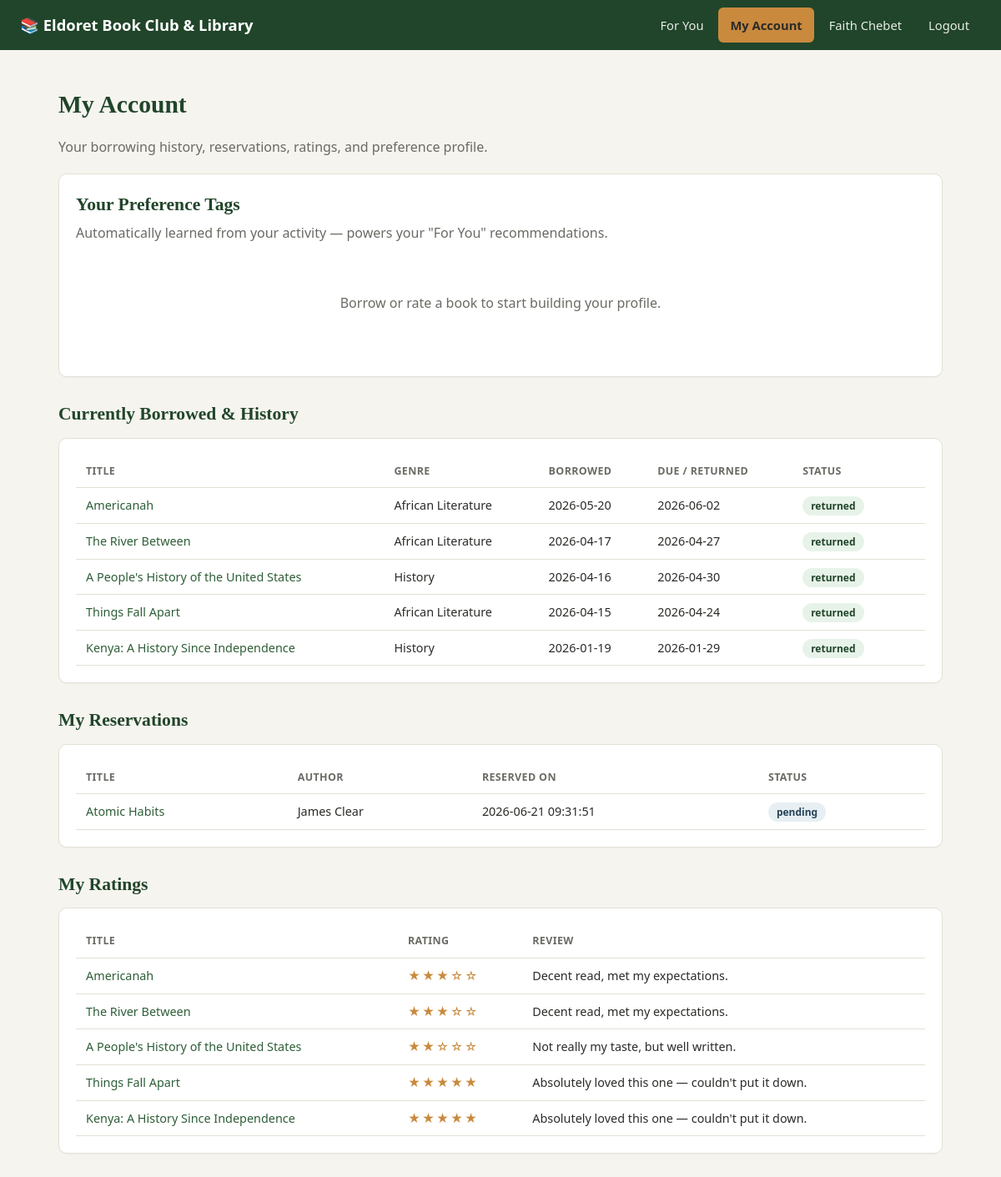
/my-account (signed in), run on the app's committed database.
### tables this page shows
CREATE TABLE borrow_history (
    id INTEGER PRIMARY KEY AUTOINCREMENT,
    member_id INTEGER NOT NULL,
    book_id INTEGER NOT NULL,
    borrow_date TEXT NOT NULL,
    due_date TEXT,
    return_date TEXT,
    status TEXT NOT NULL DEFAULT 'borrowed',  -- 'borrowed' or 'returned'
    FOREIGN KEY (member_id) REFERENCES members(id),
    FOREIGN KEY (book_id) REFERENCES books(id)
);

CREATE TABLE books (
    id INTEGER PRIMARY KEY AUTOINCREMENT,
    title TEXT NOT NULL,
    author TEXT NOT NULL,
    genre TEXT NOT NULL,
    subject TEXT,
    isbn TEXT,
    description TEXT,
    total_copies INTEGER NOT NULL DEFAULT 1,
    available_copies INTEGER NOT NULL DEFAULT 1,
    cover_color TEXT DEFAULT '#4a6fa5',
    added_at TEXT NOT NULL DEFAULT (datetime('now'))
);

CREATE TABLE reservations (
    id INTEGER PRIMARY KEY AUTOINCREMENT,
    member_id INTEGER NOT NULL,
    book_id INTEGER NOT NULL,
    reservation_date TEXT NOT NULL DEFAULT (datetime('now')),
    status TEXT NOT NULL DEFAULT 'pending',  -- 'pending', 'fulfilled', 'cancelled'
    FOREIGN KEY (member_id) REFERENCES members(id),
    FOREIGN KEY (book_id) REFERENCES books(id)
);

CREATE TABLE ratings (
    id INTEGER PRIMARY KEY AUTOINCREMENT,
    member_id INTEGER NOT NULL,
    book_id INTEGER NOT NULL,
    rating INTEGER NOT NULL CHECK (rating BETWEEN 1 AND 5),
    review TEXT,
    created_at TEXT NOT NULL DEFAULT (datetime('now')),
    FOREIGN KEY (member_id) REFERENCES members(id),
    FOREIGN KEY (book_id) REFERENCES books(id)
);

### app.py (the view)
@app.route("/my-account")
@login_required
def my_account():
    db = get_db()
    member_id = session["user_id"]
    borrowed = db.execute(
        """SELECT bh.*, b.title, b.author, b.genre FROM borrow_history bh
           JOIN books b ON b.id = bh.book_id
           WHERE bh.member_id=? ORDER BY bh.borrow_date DESC""",
        (member_id,),
    ).fetchall()
    reservations = db.execute(
        """SELECT r.*, b.title, b.author FROM reservations r
           JOIN books b ON b.id = r.book_id
           WHERE r.member_id=? ORDER BY r.reservation_date DESC""",
        (member_id,),
    ).fetchall()
    my_ratings = db.execute(
        """SELECT r.*, b.title FROM ratings r
           JOIN books b ON b.id = r.book_id
           WHERE r.member_id=? ORDER BY r.created_at DESC""",
        (member_id,),
    ).fetchall()
    tags = db.execute(
        "SELECT genre, weight FROM preference_tags WHERE member_id=? ORDER BY weight DESC",
        (member_id,),
    ).fetchall()
    return render_template(
        "my_account.html",
        borrowed=borrowed,
        reservations=reservations,
        my_ratings=my_ratings,
        tags=tags,
    )

### app.py (called while the page is built)
def get_db():
    if "db" not in g:
        g.db = sqlite3.connect(DB_PATH)
        g.db.row_factory = sqlite3.Row
        g.db.execute("PRAGMA foreign_keys = ON")
    return g.db

def login_required(view):
    @wraps(view)
    def wrapped(*args, **kwargs):
        if not session.get("user_id"):
            flash("Please log in to continue.", "warning")
            return redirect(url_for("login"))
        return view(*args, **kwargs)
    return wrapped

@app.context_processor
def inject_user():
    return {
        "current_user_name": session.get("full_name"),
        "current_user_role": session.get("role"),
    }

### templates/my_account.html (shortened to what this page needs)
{% extends "base.html" %}
{% block content %}
<h1>My Account</h1>
<p class="subtitle">Your borrowing history, reservations, ratings, and preference profile.</p>
<div class="card">
  <h2 style="margin-top:0">Your Preference Tags</h2>
  <p class="subtitle" style="margin-top:-6px;">Automatically learned from your activity — powers your "For You" recommendations.</p>
  {% if tags %}
    <div style="display:flex; gap:8px; flex-wrap:wrap;">
      {% for t in tags %}
        <span class="badge" style="background:#eaf1ea; font-size:0.82rem; padding:6px 14px;">
          {{ t.genre }} &mdash; {{ (t.weight * 100)|round|int }}%
        </span>
      {% endfor %}
    </div>
  {% else %}
    <p class="empty-state">Borrow or rate a book to start building your profile.</p>
  {% endif %}
</div>
<h2>Currently Borrowed &amp; History</h2>
<div class="card">
  {% if borrowed %}
  <table>
    <thead><tr><th>Title</th><th>Genre</th><th>Borrowed</th><th>Due / Returned</th><th>Status</th><th></th></tr></thead>
    <tbody>
      {% for b in borrowed %}
      <tr>
        <td><a href="{{ url_for('book_detail', book_id=b.book_id) }}">{{ b.title }}</a></td>
        <td>{{ b.genre }}</td>
        <td>{{ b.borrow_date }}</td>
        <td>{{ b.return_date if b.return_date else b.due_date }}</td>
        <td><span class="status-pill status-{{ b.status }}">{{ b.status }}</span></td>
        <td>
        </td>
      </tr>
      {% endfor %}
    </tbody>
  </table>
  {% else %}
  <p class="empty-state">You haven't borrowed any books yet.</p>
  {% endif %}
</div>
<h2>My Reservations</h2>
<div class="card">
  {% if reservations %}
  <table>
    <thead><tr><th>Title</th><th>Author</th><th>Reserved On</th><th>Status</th></tr></thead>
    <tbody>
      {% for r in reservations %}
      <tr>
        <td><a href="{{ url_for('book_detail', book_id=r.book_id) }}">{{ r.title }}</a></td>
        <td>{{ r.author }}</td>
        <td>{{ r.reservation_date }}</td>
        <td><span class="status-pill status-{{ r.status }}">{{ r.status }}</span></td>
      </tr>
      {% endfor %}
    </tbody>
  </table>
  {% else %}
  <p class="empty-state">No reservations placed yet.</p>
  {% endif %}
</div>
<h2>My Ratings</h2>
<div class="card">
  {% if my_ratings %}
  <table>
    <thead><tr><th>Title</th><th>Rating</th><th>Review</th></tr></thead>
    <tbody>
      {% for r in my_ratings %}
      <tr>
        <td><a href="{{ url_for('book_detail', book_id=r.book_id) }}">{{ r.title }}</a></td>
        <td><span class="stars">{{ "★" * r.rating }}{{ "☆" * (5 - r.rating) }}</span></td>
        <td>{{ r.review or "—" }}</td>
      </tr>
      {% endfor %}
    </tbody>
  </table>
  {% else %}
  <p class="empty-state">You haven't rated any books yet.</p>
  {% endif %}
</div>
{% endblock %}

### templates/base.html (shortened to what this page needs)
<!DOCTYPE html>
<html lang="en">
<head>
  <link rel="stylesheet" href="{{ url_for('static', filename='css/style.css') }}">
</head>
<body>
  <div class="navbar">
    <a class="brand" href="{{ url_for('index') }}">
      📚 Eldoret Book Club &amp; Library
    </a>
    <nav>
      {% if current_user_role == 'admin' %}
        <a href="{{ url_for('admin_dashboard') }}" class="{{ 'active' if request.endpoint == 'admin_dashboard' }}">Dashboard</a>
        <a href="{{ url_for('admin_books') }}" class="{{ 'active' if request.endpoint in ['admin_books','admin_edit_book'] }}">Books</a>
        <a href="{{ url_for('admin_members') }}" class="{{ 'active' if request.endpoint == 'admin_members' }}">Members</a>
        <a href="{{ url_for('admin_reservations') }}" class="{{ 'active' if request.endpoint == 'admin_reservations' }}">Reservations</a>
        <a href="{{ url_for('admin_reports') }}" class="{{ 'active' if request.endpoint == 'admin_reports' }}">Reports</a>
        <span>{{ current_user_name }}</span>
        <a href="{{ url_for('logout') }}">Logout</a>
      {% elif current_user_role == 'member' %}
        <a href="{{ url_for('home') }}" class="{{ 'active' if request.endpoint == 'home' }}">For You</a>
        <a href="{{ url_for('my_account') }}" class="{{ 'active' if request.endpoint == 'my_account' }}">My Account</a>
        <span>{{ current_user_name }}</span>
        <a href="{{ url_for('logout') }}">Logout</a>
      {% else %}
        <a href="{{ url_for('login') }}">Login</a>
        <a href="{{ url_for('register') }}">Register</a>
      {% endif %}
    </nav>
  </div>
  <div class="container">
    {% block content %}{% endblock %}
  </div>
</body>
</html>

### static/css/style.css (style rules this page uses)
:root { --primary: #2e5e38; --primary-dark: #21452a; --accent: #c98a3e; --bg: #f6f4ef; --card-bg: #ffffff; --text: #2b2b28; --muted: #6b6a64; --border: #e3e0d6; --danger: #a13c3c; --success: #2e5e38; --warning: #c98a3e; --info: #3e6b8a; }
* { box-sizing: border-box; }
body { margin: 0; font-family: "Segoe UI", system-ui, -apple-system, sans-serif; background: var(--bg); color: var(--text); line-height: 1.5; }
a { color: var(--primary); text-decoration: none; }
.navbar { background: var(--primary-dark); color: #fff; padding: 0 24px; display: flex; align-items: center; justify-content: space-between; flex-wrap: wrap; }
.navbar .brand { font-weight: 700; font-size: 1.15rem; padding: 16px 0; color: #fff; display: flex; align-items: center; gap: 8px; }
.navbar nav { display: flex; align-items: center; gap: 4px; flex-wrap: wrap; }
.navbar nav a, .navbar nav span { color: #e7ede7; padding: 10px 14px; border-radius: 6px; font-size: 0.92rem; }
.navbar nav a.active { background: var(--accent); color: #2b2b28; font-weight: 600; }
.container { max-width: 1100px; margin: 0 auto; padding: 24px 20px 60px; }
h1, h2, h3 { font-family: Georgia, "Times New Roman", serif; color: #21452a; }
h1 { font-size: 1.85rem; margin-bottom: 6px; }
h2 { font-size: 1.35rem; margin: 28px 0 12px; }
.subtitle { color: var(--muted); margin-bottom: 20px; }
.card { background: var(--card-bg); border: 1px solid var(--border); border-radius: 10px; padding: 20px; margin-bottom: 18px; box-shadow: 0 1px 2px rgba(0,0,0,0.03); }
table { width: 100%; border-collapse: collapse; }
table th, table td { text-align: left; padding: 10px 12px; border-bottom: 1px solid var(--border); font-size: 0.9rem; }
table th { color: var(--muted); font-weight: 600; font-size: 0.78rem; text-transform: uppercase; letter-spacing: 0.03em; }
.status-pill { font-size: 0.75rem; padding: 3px 10px; border-radius: 999px; font-weight: 600; }
.status-returned { background: #e7f3e9; color: #21452a; }
.status-pending { background: #e7eff3; color: #244258; }
.stars { color: var(--accent); letter-spacing: 2px; }
.empty-state { text-align: center; padding: 40px 20px; color: var(--muted); }

### data on the page
borrow_history: title "Americanah", genre "African Literature", borrow_date "2026-05-20", return_date "2026-06-02", status "returned"
borrow_history: title "The River Between", genre "African Literature", borrow_date "2026-04-17", return_date "2026-04-27", status "returned"
borrow_history: title "A People's History of the United States", genre "History", borrow_date "2026-04-16", return_date "2026-04-30", status "returned"
borrow_history: title "Things Fall Apart", genre "African Literature", borrow_date "2026-04-15", return_date "2026-04-24", status "returned"
borrow_history: title "Kenya: A History Since Independence", genre "History", borrow_date "2026-01-19", return_date "2026-01-29", status "returned"
reservations: title "Atomic Habits", author "James Clear", reservation_date "2026-06-21 09:31:51", status "pending"
ratings: title "Americanah", rating "★★★", rating "☆☆", review "Decent read, met my expectations."
ratings: title "The River Between", rating "★★★", rating "☆☆", review "Decent read, met my expectations."
ratings: title "A People's History of the United States", rating "★★", rating "☆☆☆", review "Not really my taste, but well written."
ratings: title "Things Fall Apart", rating "★★★★★", review "Absolutely loved this one — couldn't put it down."
ratings: title "Kenya: A History Since Independence", rating "★★★★★", review "Absolutely loved this one — couldn't put it down."

### other printed values
{{ current_user_name }} "Faith Chebet"
